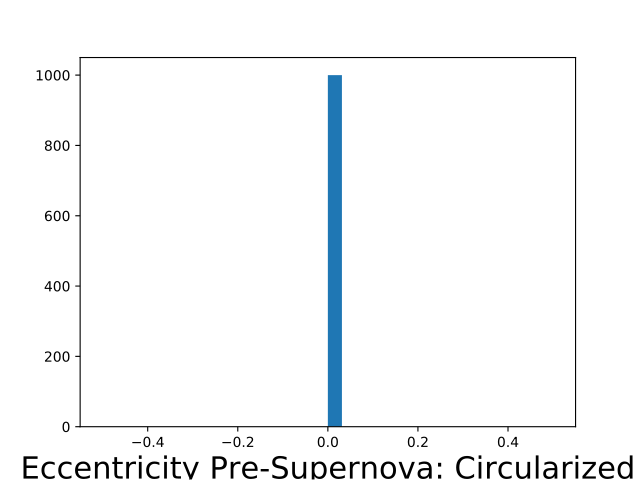

This figure's Python source:
from astro_traj.galaxy import Hernquist_NFW
from astro_traj import constr_dict
from astro_traj.sample import Sample
import numpy as np
from matplotlib import use
use('agg')
import matplotlib.pyplot as plt
font = {'size': 22}

samples = 'posterior_samples.dat'
Galaxy = constr_dict.galaxy('NGC', samples, 2.8, 5, 0.679)
gal = Hernquist_NFW(Galaxy['Mspiral'], Galaxy['Mbulge'], Galaxy['Mhalo'], Galaxy['R_eff'], 0.679, rcut=100)
samp = Sample(gal)
Nsys = 1000
bins = int(np.round(np.sqrt(Nsys)))

epre_dist_circularized = samp.sample_epre(method='circularized', size=Nsys)

plot, ax1 = plt.subplots(1, sharex=True)
ax1.hist(epre_dist_circularized, bins=bins)
ax1.set_xlabel('Eccentricity Pre-Supernova: Circularized', fontdict=font)
plot.show()
